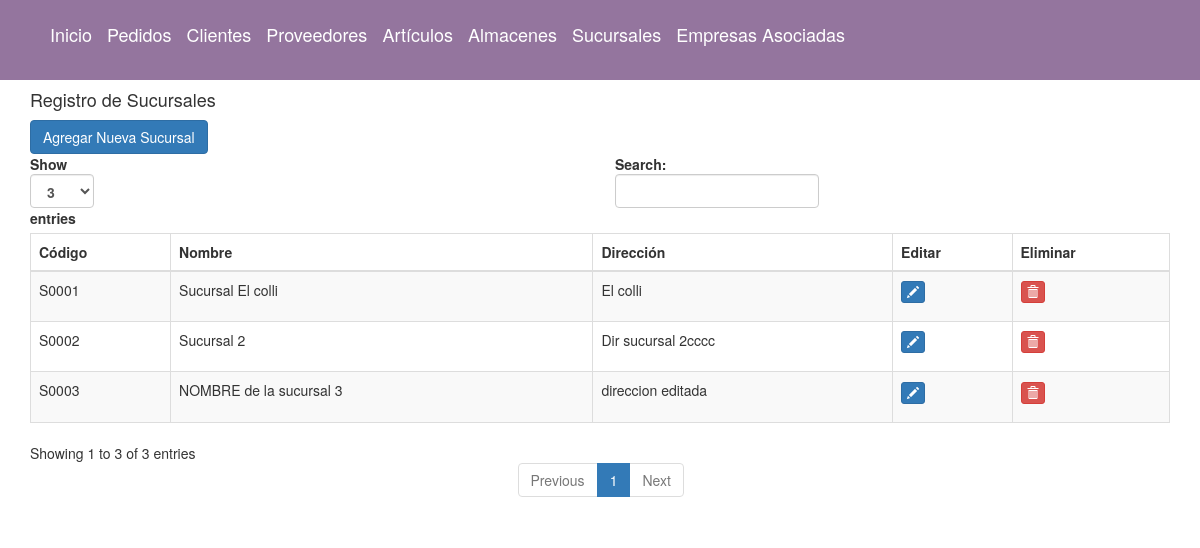
The app's page /sucursales/ with its own data.
### tiendaElectronicos/Tienda/models.py (models this page shows, shortened)
class Sucursal(models.Model):
	codigo = models.CharField(max_length=5, primary_key=True)
	nombre = models.CharField(max_length=60)
	direccion = models.CharField(max_length=100, default='')

### tiendaElectronicos/Tienda/views.py (the view)
# urls.py: path('sucursales/', views.sucursales, name='sucursales'),
def sucursales(request):
	todos_sucursales = Sucursal.objects.all()
	contexto = {'sucursales': todos_sucursales,}
	return render(request, 'tienda/lista_sucursales.html', contexto)

### tiendaElectronicos/Tienda/templates/tienda/lista_sucursales.html (shortened to what this page needs)
{% extends 'base/base.html' %}
{% block content %}
	<div class="col-md-12">
        <h4>Registro de Sucursales</h4> <span><a href="{% url 'crearsucursal' %}" class="btn btn-primary">Agregar Nueva Sucursal</a></span>
		{% if sucursales %}
		<div class="table-responsive">
			<table id="bootstrapdatatable" class="table table-striped table-bordered" width="100%">
				<thead>
					<th>Código</th>
					<th>Nombre</th>
					<th>Dirección</th>
					<th>Editar</th>
                	<th>Eliminar</th>
				</thead>
				<tbody>
					{% for sucursal in sucursales %}
					<tr>
						<td>{{sucursal.codigo}}</td>
						<td>{{sucursal.nombre}}</td>
						<td>{{sucursal.direccion}}</td>
						<td><p data-placement="top" data-toggle="tooltip" title="Editar"><a href="{% url 'editarsucursal' sucursal.codigo %}" class="btn btn-primary btn-xs" data-title="Editar"><span class="glyphicon glyphicon-pencil"></span></a></p></td>
     					<td><p data-placement="top" data-toggle="tooltip" title="Eliminar"><a href="{% url 'eliminarsucursal' sucursal.codigo %}" class="btn btn-danger btn-xs" data-title="Eliminar"><span class="glyphicon glyphicon-trash"></span></a></p></td>
   					</tr>
					{% endfor %}
				</tbody>
			</table>
		</div>
		{% else %}
		    <h1>No hay registros de sucursales</h1>
		{% endif %}
	</div>
{% endblock content %}

### records on screen
Sucursal: codigo "S0001", nombre "Sucursal El colli", direccion "El colli"
Sucursal: codigo "S0002", nombre "Sucursal 2", direccion "Dir sucursal 2cccc"
Sucursal: codigo "S0003", nombre "NOMBRE de la sucursal 3", direccion "direccion editada"
